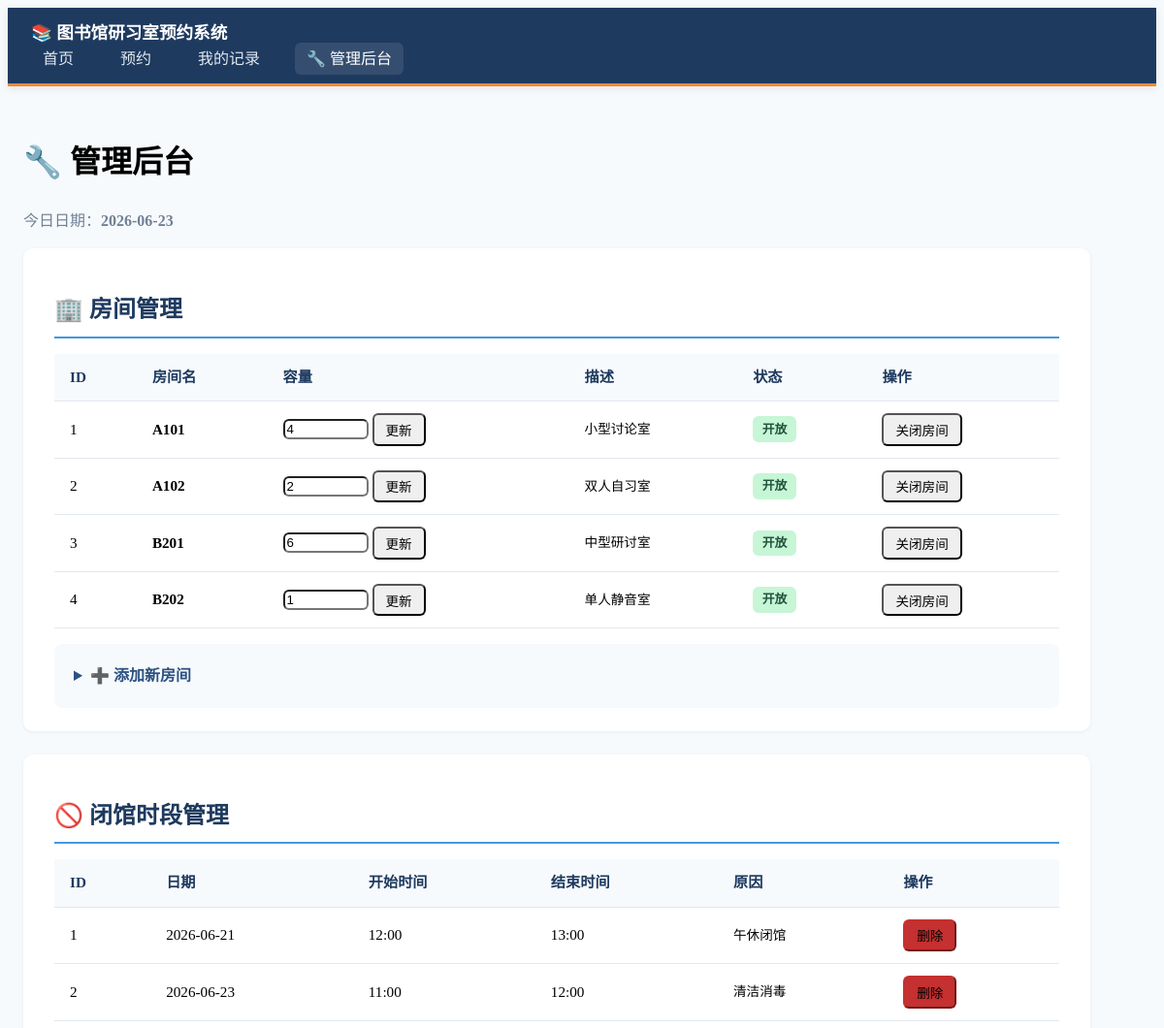
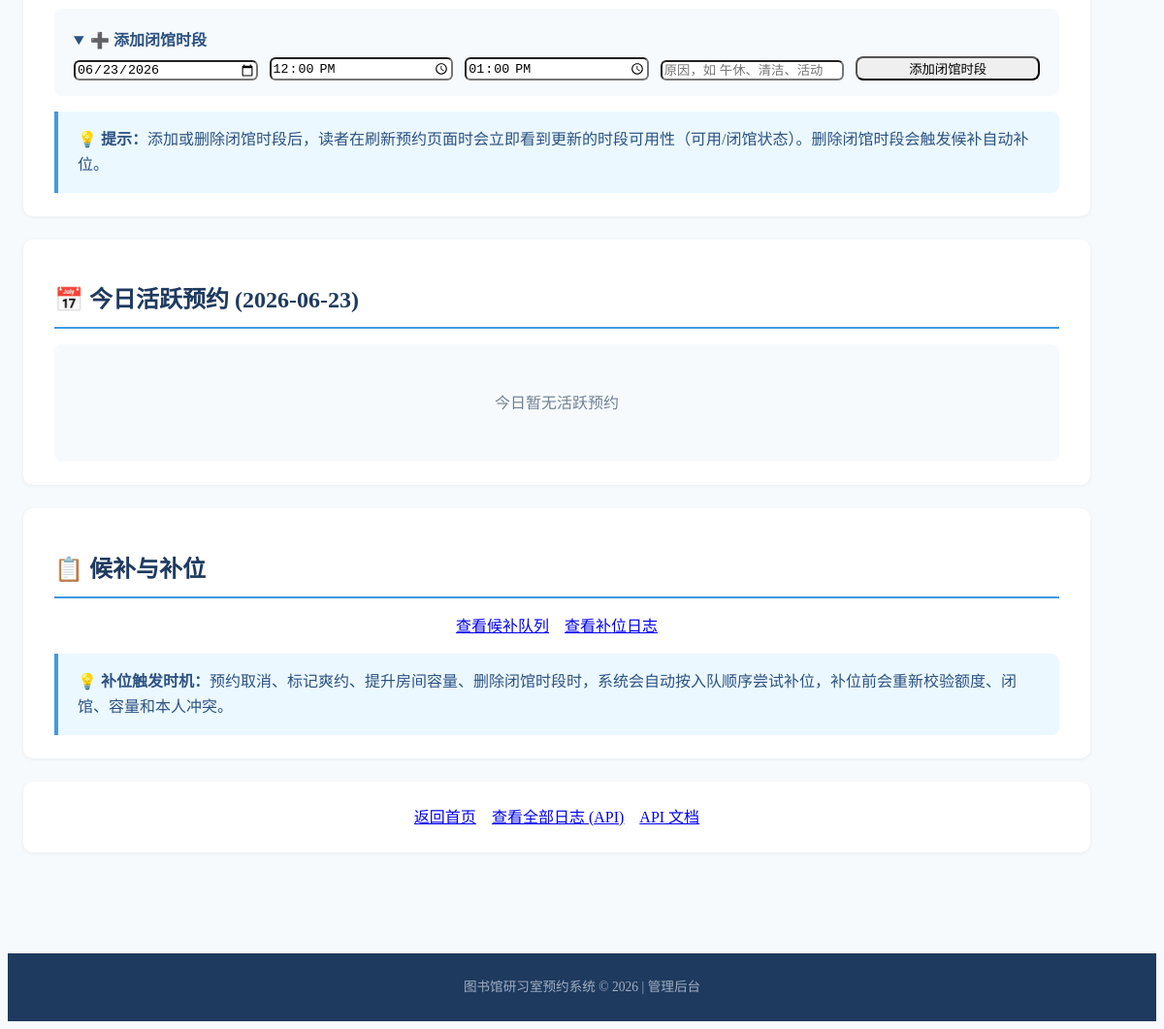
The page /admin on the database its author committed (2 pictures, top to bottom).
### models.py (models this page shows)
class Room(Base):
    __tablename__ = "rooms"
    id = Column(Integer, primary_key=True, index=True)
    name = Column(String(100), nullable=False)
    capacity = Column(Integer, nullable=False, default=1)
    is_active = Column(Boolean, default=True)
    description = Column(String(500), nullable=True)
    bookings = relationship("Booking", back_populates="room")
    waitlist_entries = relationship("WaitlistEntry", back_populates="room", order_by="WaitlistEntry.created_at")

class ClosedPeriod(Base):
    __tablename__ = "closed_periods"
    id = Column(Integer, primary_key=True, index=True)
    date = Column(String(10), nullable=False, index=True)
    start_time = Column(String(5), nullable=False)
    end_time = Column(String(5), nullable=False)
    reason = Column(String(200), nullable=True)

### main.py (the view)
@app.get("/admin", response_class=HTMLResponse)
async def admin_panel(
    request: Request,
    db: Session = Depends(get_db)
):
    rooms = db.query(Room).order_by(Room.id).all()
    closed_periods = db.query(ClosedPeriod).order_by(ClosedPeriod.date, ClosedPeriod.start_time).all()
    today = date.today().strftime("%Y-%m-%d")
    today_start = datetime.strptime(f"{today} 00:00", "%Y-%m-%d %H:%M")
    today_end = today_start + timedelta(days=1)
    today_bookings = db.query(Booking).filter(
        Booking.status == "active",
        Booking.start_time >= today_start,
        Booking.start_time < today_end
    ).order_by(Booking.start_time).all()
    return templates.TemplateResponse("admin.html", {
        "request": request,
        "rooms": rooms,
        "closed_periods": closed_periods,
        "today_bookings": today_bookings,
        "today": today
    })

### templates/admin.html (shortened to what this page needs)
<!DOCTYPE html>
<html lang="zh-CN">
<head>
    <link rel="stylesheet" href="https://cdn.jsdelivr.net/npm/@picocss/pico@1/css/pico.min.css">
    <link rel="stylesheet" href="/static/style.css">
</head>
<body>
    <nav class="container-fluid nav-bar">
        <ul>
            <li><strong>📚 图书馆研习室预约系统</strong></li>
        </ul>
        <ul>
            <li><a href="/">首页</a></li>
            <li><a href="/book">预约</a></li>
            <li><a href="/history">我的记录</a></li>
            <li><a href="/admin" class="active">🔧 管理后台</a></li>
        </ul>
    </nav>
    <main class="container">
        <h1>🔧 管理后台</h1>
        <p class="muted">今日日期：<strong>{{ today }}</strong></p>
        {% if show_waitlist_tab %}
        <section>
            <h2>📋 候补队列</h2>
            <form method="get" action="/admin/waitlist" class="form-inline" style="margin-bottom:1rem;">
                <div>
                    <label for="filter_room">按房间筛选</label>
                    <select id="filter_room" name="room_id" onchange="this.form.submit()">
                        <option value="">全部房间</option>
                        {% for room in rooms %}
                        <option value="{{ room.id }}" {% if filter_room_id and filter_room_id == room.id %}selected{% endif %}>
                            {{ room.name }}
                        </option>
                        {% endfor %}
                    </select>
                </div>
            </form>
            {% if waitlist_entries %}
            <div class="table-container">
                <table>
                    <thead>
                        <tr>
                            <th>编号</th>
                            <th>房间</th>
                            <th>候补人</th>
                            <th>日期</th>
                            <th>候补时段</th>
                            <th>时长</th>
                            <th>排队位置</th>
                            <th>加入时间</th>
                        </tr>
                    </thead>
                    <tbody>
                        {% for we in waitlist_entries %}
                        {% set entry = we.entry %}
                        <tr>
                            <td>#{{ entry.id }}</td>
                            <td><strong>{{ entry.room.name }}</strong></td>
                            <td>{{ entry.user_name }} ({{ entry.user_id }})</td>
                            <td>{{ entry.start_time.strftime('%Y-%m-%d') }}</td>
                            <td>{{ entry.start_time.strftime('%H:%M') }} - {{ entry.end_time.strftime('%H:%M') }}</td>
                            <td>
                                {% set delta = (entry.end_time - entry.start_time).total_seconds() / 60 %}
                                {{ '%d' | format(delta) }} 分钟
                            </td>
                            <td><strong class="position-num">第 {{ we.position }} 位</strong></td>
                            <td class="small muted">{{ entry.created_at.strftime('%Y-%m-%d %H:%M') }}</td>
                        </tr>
                        {% endfor %}
                    </tbody>
                </table>
            </div>
            {% else %}
            <div class="empty-state">
                <p class="muted">当前无等待中的候补</p>
            </div>
            {% endif %}
            <div class="quick-links" style="margin-top:1rem;">
                <a href="/admin" role="button" class="secondary">返回管理后台</a>
                <a href="/admin/fill-logs" role="button" class="secondary">查看补位日志</a>
            </div>
        </section>
        {% else %}
        <section>
            <h2>🏢 房间管理</h2>
            <div class="table-container">
                <table>
                    <thead>
                        <tr>
                            <th>ID</th>
                            <th>房间名</th>
                            <th>容量</th>
                            <th>描述</th>
                            <th>状态</th>
                            <th>操作</th>
                        </tr>
                    </thead>
                    <tbody>
                        {% for room in rooms %}
                        <tr>
                            <td>{{ room.id }}</td>
                            <td><strong>{{ room.name }}</strong></td>
                            <td>
                                <form method="post" action="/admin/room/update_capacity/{{ room.id }}" class="form-inline-small">
                                    <input type="number" name="capacity" value="{{ room.capacity }}" min="1" style="width: 80px; display: inline-block;">
                                    <button type="submit" class="small-btn">更新</button>
                                </form>
                            </td>
                            <td class="small">{{ room.description }}</td>
                            <td>
                                {% if room.is_active %}
                                    <span class="status-badge status-open">开放</span>
                                {% else %}
                                    <span class="status-badge status-cancelled">关闭</span>
                                {% endif %}
                            </td>
                            <td>
                                <form method="post" action="/admin/room/toggle/{{ room.id }}">
                                    <button type="submit" class="secondary small-btn">
                                        {% if room.is_active %}关闭房间{% else %}开放房间{% endif %}
                                    </button>
                                </form>
                            </td>
                        </tr>
                        {% endfor %}
                    </tbody>
                </table>
            </div>
            <details>
                <summary>➕ 添加新房间</summary>
            </details>
        </section>
        <section>
            <h2>🚫 闭馆时段管理</h2>
            {% if closed_periods %}
            <div class="table-container">
                <table>
                    <thead>
                        <tr>
                            <th>ID</th>
                            <th>日期</th>
                            <th>开始时间</th>
                            <th>结束时间</th>
                            <th>原因</th>
                            <th>操作</th>
                        </tr>
                    </thead>
                    <tbody>
                        {% for cp in closed_periods %}
                        <tr>
                            <td>{{ cp.id }}</td>
                            <td>{{ cp.date }}</td>
                            <td>{{ cp.start_time }}</td>
                            <td>{{ cp.end_time }}</td>
                            <td class="small">{{ cp.reason }}</td>
                            <td>
                                <form method="post" action="/admin/closed/delete/{{ cp.id }}" onsubmit="return confirm('确定删除此闭馆时段？');">
                                    <button type="submit" class="small-btn" style="background: var(--del-color); border-color: var(--del-color);">删除</button>
                                </form>
                            </td>
                        </tr>
                        {% endfor %}
                    </tbody>
                </table>
            </div>
            {% else %}
            <div class="empty-state">
                <p class="muted">暂无闭馆时段设置</p>
            </div>
            {% endif %}
            <details open>
                <summary>➕ 添加闭馆时段</summary>
                <form method="post" action="/admin/closed/create" class="form-grid">
                    <input type="date" name="date_str" value="{{ today }}" required>
                    <input type="time" name="start_time" value="12:00" required>
                    <input type="time" name="end_time" value="13:00" required>
                    <input type="text" name="reason" placeholder="原因，如 午休、清洁、活动">
                    <button type="submit" role="button">添加闭馆时段</button>
                </form>
            </details>
            <div class="tip-box">
                <p>💡 <strong>提示：</strong>添加或删除闭馆时段后，读者在刷新预约页面时会立即看到更新的时段可用性（可用/闭馆状态）。删除闭馆时段会触发候补自动补位。</p>
            </div>
        </section>
        <section>
            <h2>📅 今日活跃预约 ({{ today }})</h2>
            {% if today_bookings %}
            <div class="table-container">
                <table>
                    <thead>
                        <tr>
                            <th>编号</th>
                            <th>房间</th>
                            <th>预约人</th>
                            <th>开始</th>
                            <th>结束</th>
                            <th>时长</th>
                            <th>操作</th>
                        </tr>
                    </thead>
                    <tbody>
                        {% for b in today_bookings %}
                        <tr>
                            <td>#{{ b.id }}</td>
                            <td><strong>{{ b.room.name }}</strong></td>
                            <td>{{ b.user_name }} ({{ b.user_id }})</td>
                            <td>{{ b.start_time.strftime('%H:%M') }}</td>
                            <td>{{ b.end_time.strftime('%H:%M') }}</td>
                            <td>
                                {% set delta = (b.end_time - b.start_time).total_seconds() / 60 %}
                                {{ '%d' | format(delta) }} 分钟
                            </td>
                            <td>
                                <form method="post" action="/admin/booking/no_show/{{ b.id }}" onsubmit="return confirm('确定将此预约标记为爽约/未到吗？');">
                                    <button type="submit" class="small-btn" style="background: var(--warn-color); border-color: var(--warn-color);">
                                        标记爽约
                                    </button>
                                </form>
                            </td>
                        </tr>
                        {% endfor %}
                    </tbody>
                </table>
            </div>
            {% else %}
            <div class="empty-state">
                <p class="muted">今日暂无活跃预约</p>
            </div>
            {% endif %}
        </section>
        <section>
            <h2>📋 候补与补位</h2>
            <div class="link-grid">
                <a href="/admin/waitlist" role="button">查看候补队列</a>
                <a href="/admin/fill-logs" role="button" class="secondary">查看补位日志</a>
            </div>
            <div class="tip-box" style="margin-top:1rem;">
                <p>💡 <strong>补位触发时机：</strong>预约取消、标记爽约、提升房间容量、删除闭馆时段时，系统会自动按入队顺序尝试补位，补位前会重新校验额度、闭馆、容量和本人冲突。</p>
            </div>
        </section>
        <section class="quick-links">
            <a href="/" role="button">返回首页</a>
            <a href="/api/logs" role="button" class="secondary" target="_blank">查看全部日志 (API)</a>
            <a href="/docs" role="button" class="secondary" target="_blank">API 文档</a>
        </section>
        {% endif %}
    </main>
    <footer class="container-fluid footer-bar">
        <p class="muted small text-center">图书馆研习室预约系统 © 2026 | 管理后台</p>
    </footer>
</body>
</html>

### static/style.css (style rules this page uses)
:root { --primary-dark: #1e3a5f; --primary: #2c5282; --primary-light: #4299e1; --accent: #ed8936; --success: #38a169; --warning: #d69e2e; --danger: #e53e3e; --del-color: #c53030; --warn-color: #dd6b20; --bg-light: #f7fafc; --text-muted: #718096; }
body { background-color: var(--bg-light); line-height: 1.6; }
.nav-bar { background-color: var(--primary-dark); padding: 0.75rem 1.5rem; border-bottom: 3px solid var(--accent); box-shadow: 0 2px 8px rgba(0, 0, 0, 0.1); }
.nav-bar ul { list-style: none; display: flex; align-items: center; gap: 1.5rem; margin: 0; padding: 0; }
.nav-bar li { margin: 0; padding: 0; }
.nav-bar a { color: #e2e8f0; text-decoration: none; font-weight: 500; padding: 0.5rem 0.75rem; border-radius: 6px; transition: all 0.2s ease; }
.nav-bar a:hover, .nav-bar a.active { background-color: rgba(255, 255, 255, 0.1); color: #fff; }
.nav-bar li:first-child strong { color: #fff; font-size: 1.1rem; }
main.container { max-width: 1100px; padding: 2rem 1rem; }
section { background-color: #fff; padding: 1.5rem 2rem; border-radius: 10px; margin-bottom: 1.5rem; box-shadow: 0 1px 4px rgba(0, 0, 0, 0.06); }
section h2 { color: var(--primary-dark); border-bottom: 2px solid var(--primary-light); padding-bottom: 0.5rem; margin-bottom: 1rem; }
.status-badge { display: inline-block; padding: 0.2rem 0.6rem; border-radius: 6px; font-size: 0.8rem; font-weight: 600; }
.status-open { background-color: #c6f6d5; color: #22543d; }
.muted { color: var(--text-muted); }
.small { font-size: 0.85rem; }
.text-center { text-align: center; }
.empty-state { text-align: center; padding: 2rem; background-color: var(--bg-light); border-radius: 8px; }
.table-container { overflow-x: auto; }
table { width: 100%; border-collapse: collapse; }
th, td { padding: 0.75rem 1rem; text-align: left; border-bottom: 1px solid #e2e8f0; }
th { background-color: var(--bg-light); color: var(--primary-dark); font-weight: 600; }
.quick-links { text-align: center; }
.link-grid, .quick-links { display: flex; flex-wrap: wrap; gap: 1rem; justify-content: center; }
.form-inline-small { display: flex; gap: 0.25rem; align-items: center; }
.form-grid { display: grid; grid-template-columns: repeat(auto-fit, minmax(150px, 1fr)); gap: 0.75rem; align-items: end; }
.small-btn { padding: 0.3rem 0.75rem; font-size: 0.85rem; border-radius: 6px; cursor: pointer; }
.tip-box { background-color: #ebf8ff; border-left: 4px solid var(--primary-light); padding: 1rem 1.25rem; border-radius: 0 8px 8px 0; margin-top: 1rem; }
.tip-box p { margin: 0; color: #2c5282; }
details { background-color: var(--bg-light); padding: 1rem 1.25rem; border-radius: 8px; margin-top: 1rem; }
summary { cursor: pointer; font-weight: 600; color: var(--primary); padding: 0.25rem 0; }
.upcoming-section table, section table { font-size: 0.95rem; }
.footer-bar { background-color: var(--primary-dark); padding: 1.5rem; margin-top: 3rem; }
.footer-bar p { color: #a0aec0; margin: 0; }
form { margin-bottom: 0; }
input[type="date"], input[type="time"], input[type="text"], input[type="number"], select { border-radius: 6px; }
button[role="button"], a[role="button"] { border-radius: 8px; font-weight: 500; transition: all 0.2s ease; }

### rows shown on the page
Room: id "1", name "A101", capacity "4", description "小型讨论室", is_active "开放"
Room: id "2", name "A102", capacity "2", description "双人自习室", is_active "开放"
Room: id "3", name "B201", capacity "6", description "中型研讨室", is_active "开放"
Room: id "4", name "B202", capacity "1", description "单人静音室", is_active "开放"
ClosedPeriod: id "1", date "2026-06-21", start_time "12:00", end_time "13:00", reason "午休闭馆"
ClosedPeriod: id "2", date "2026-06-23", start_time "11:00", end_time "12:00", reason "清洁消毒"

### other values the page prints
{{ today }} "2026-06-23"
